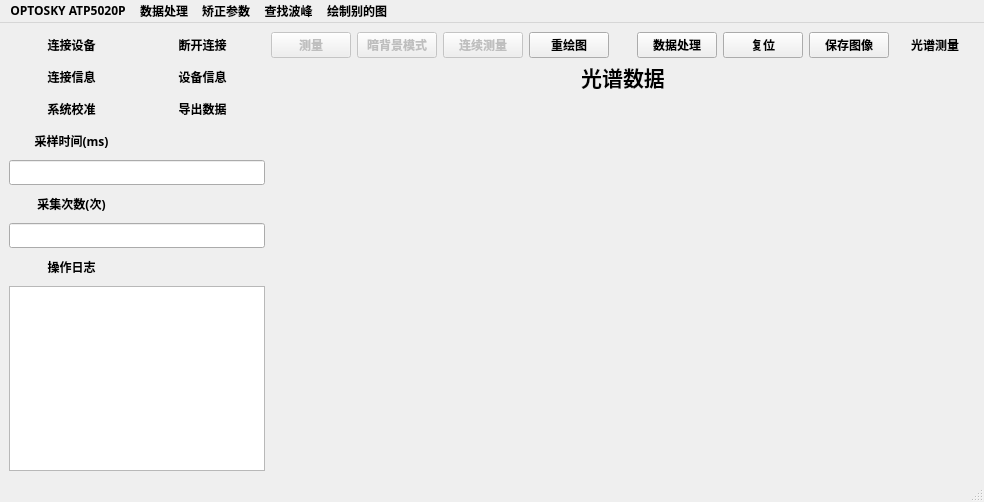
<?xml version="1.0" encoding="UTF-8"?>
<ui version="4.0">
 <class>MainWindow</class>
 <widget class="QMainWindow" name="MainWindow">
  <property name="geometry">
   <rect>
    <x>0</x>
    <y>0</y>
    <width>984</width>
    <height>502</height>
   </rect>
  </property>
  <property name="sizePolicy">
   <sizepolicy hsizetype="Preferred" vsizetype="Preferred">
    <horstretch>0</horstretch>
    <verstretch>0</verstretch>
   </sizepolicy>
  </property>
  <property name="font">
   <font>
    <family>HarmonyOS Sans SC</family>
    <pointsize>9</pointsize>
    <bold>true</bold>
   </font>
  </property>
  <property name="windowTitle">
   <string>光谱仪控制_V1.5</string>
  </property>
  <property name="windowIcon">
   <iconset>
    <normaloff>../../svgsource/bar-chart-grouped-line.svg</normaloff>../../svgsource/bar-chart-grouped-line.svg</iconset>
  </property>
  <property name="autoFillBackground">
   <bool>false</bool>
  </property>
  <widget class="QWidget" name="centralwidget">
   <layout class="QGridLayout" name="gridLayout">
    <item row="3" column="0">
     <widget class="QPushButton" name="buttonSystemCheck">
      <property name="text">
       <string>系统校准</string>
      </property>
      <property name="icon">
       <iconset>
        <normaloff>../../svgsource/settings-6-line.svg</normaloff>../../svgsource/settings-6-line.svg</iconset>
      </property>
      <property name="flat">
       <bool>true</bool>
      </property>
     </widget>
    </item>
    <item row="9" column="0" colspan="2">
     <widget class="QTextBrowser" name="logShow">
      <property name="enabled">
       <bool>true</bool>
      </property>
      <property name="readOnly">
       <bool>true</bool>
      </property>
     </widget>
    </item>
    <item row="5" column="0" colspan="2">
     <widget class="QLineEdit" name="setTime"/>
    </item>
    <item row="0" column="4">
     <widget class="QPushButton" name="buttonAgain">
      <property name="enabled">
       <bool>false</bool>
      </property>
      <property name="text">
       <string>连续测量</string>
      </property>
      <property name="icon">
       <iconset>
        <normaloff>../../svgsource/play-circle-fill.svg</normaloff>../../svgsource/play-circle-fill.svg</iconset>
      </property>
      <property name="default">
       <bool>false</bool>
      </property>
     </widget>
    </item>
    <item row="0" column="2">
     <widget class="QPushButton" name="buttonSpectrum">
      <property name="enabled">
       <bool>false</bool>
      </property>
      <property name="styleSheet">
       <string notr="true"/>
      </property>
      <property name="text">
       <string>测量</string>
      </property>
      <property name="icon">
       <iconset>
        <normaloff>../../svgsource/login-circle-fill.svg</normaloff>../../svgsource/login-circle-fill.svg</iconset>
      </property>
      <property name="autoDefault">
       <bool>false</bool>
      </property>
      <property name="default">
       <bool>false</bool>
      </property>
      <property name="flat">
       <bool>false</bool>
      </property>
     </widget>
    </item>
    <item row="7" column="0" colspan="2">
     <widget class="QLineEdit" name="setAverage"/>
    </item>
    <item row="3" column="1">
     <widget class="QPushButton" name="buttonDataOut">
      <property name="text">
       <string>导出数据</string>
      </property>
      <property name="icon">
       <iconset>
        <normaloff>../../svgsource/file-3-line.svg</normaloff>../../svgsource/file-3-line.svg</iconset>
      </property>
      <property name="flat">
       <bool>true</bool>
      </property>
     </widget>
    </item>
    <item row="3" column="2" rowspan="7" colspan="10">
     <widget class="QCustomPlot" name="chartPlot" native="true">
      <property name="font">
       <font>
        <family>HarmonyOS Sans SC</family>
        <pointsize>9</pointsize>
        <bold>false</bold>
       </font>
      </property>
      <property name="autoFillBackground">
       <bool>true</bool>
      </property>
      <property name="styleSheet">
       <string notr="true"/>
      </property>
     </widget>
    </item>
    <item row="2" column="1">
     <widget class="QPushButton" name="buttonInfo">
      <property name="text">
       <string>设备信息</string>
      </property>
      <property name="icon">
       <iconset>
        <normaloff>../../svgsource/information-line.svg</normaloff>../../svgsource/information-line.svg</iconset>
      </property>
      <property name="flat">
       <bool>true</bool>
      </property>
     </widget>
    </item>
    <item row="0" column="0">
     <widget class="QPushButton" name="buttonLink">
      <property name="font">
       <font>
        <family>微软雅黑</family>
        <pointsize>9</pointsize>
        <bold>true</bold>
       </font>
      </property>
      <property name="styleSheet">
       <string notr="true">background-color: rgb(23, 195, 123);
</string>
      </property>
      <property name="text">
       <string>连接设备</string>
      </property>
      <property name="icon">
       <iconset>
        <normaloff>../../svgsource/play-line.svg</normaloff>../../svgsource/play-line.svg</iconset>
      </property>
      <property name="flat">
       <bool>true</bool>
      </property>
     </widget>
    </item>
    <item row="4" column="0">
     <widget class="QPushButton" name="pushButton_5">
      <property name="text">
       <string>采样时间(ms)</string>
      </property>
      <property name="icon">
       <iconset>
        <normaloff>../../svgsource/timer-line.svg</normaloff>../../svgsource/timer-line.svg</iconset>
      </property>
      <property name="checkable">
       <bool>false</bool>
      </property>
      <property name="autoDefault">
       <bool>true</bool>
      </property>
      <property name="default">
       <bool>true</bool>
      </property>
      <property name="flat">
       <bool>true</bool>
      </property>
     </widget>
    </item>
    <item row="2" column="0">
     <widget class="QPushButton" name="buttonVice">
      <property name="text">
       <string>连接信息</string>
      </property>
      <property name="icon">
       <iconset>
        <normaloff>../../svgsource/link.svg</normaloff>../../svgsource/link.svg</iconset>
      </property>
      <property name="flat">
       <bool>true</bool>
      </property>
     </widget>
    </item>
    <item row="2" column="2" colspan="10">
     <widget class="QLabel" name="labelTitle">
      <property name="minimumSize">
       <size>
        <width>84</width>
        <height>25</height>
       </size>
      </property>
      <property name="font">
       <font>
        <family>HarmonyOS Sans SC</family>
        <pointsize>16</pointsize>
        <bold>true</bold>
       </font>
      </property>
      <property name="text">
       <string>光谱数据</string>
      </property>
      <property name="alignment">
       <set>Qt::AlignCenter</set>
      </property>
     </widget>
    </item>
    <item row="0" column="11">
     <widget class="QPushButton" name="buttonClean">
      <property name="text">
       <string>光谱测量</string>
      </property>
      <property name="icon">
       <iconset>
        <normaloff>../../svgsource/rhythm-line.svg</normaloff>../../svgsource/rhythm-line.svg</iconset>
      </property>
      <property name="checkable">
       <bool>false</bool>
      </property>
      <property name="autoDefault">
       <bool>true</bool>
      </property>
      <property name="default">
       <bool>true</bool>
      </property>
      <property name="flat">
       <bool>true</bool>
      </property>
     </widget>
    </item>
    <item row="0" column="5">
     <widget class="QPushButton" name="buttonDrawGraph">
      <property name="text">
       <string>重绘图</string>
      </property>
      <property name="icon">
       <iconset>
        <normaloff>../../svgsource/line-chart-line.svg</normaloff>../../svgsource/line-chart-line.svg</iconset>
      </property>
      <property name="autoDefault">
       <bool>false</bool>
      </property>
      <property name="default">
       <bool>false</bool>
      </property>
      <property name="flat">
       <bool>false</bool>
      </property>
     </widget>
    </item>
    <item row="0" column="8">
     <widget class="QPushButton" name="buttonDataProcess">
      <property name="text">
       <string>数据处理</string>
      </property>
      <property name="icon">
       <iconset>
        <normaloff>../../svgsource/tools-fill.svg</normaloff>../../svgsource/tools-fill.svg</iconset>
      </property>
     </widget>
    </item>
    <item row="8" column="0">
     <widget class="QPushButton" name="buttonCleanlog">
      <property name="autoFillBackground">
       <bool>false</bool>
      </property>
      <property name="text">
       <string>操作日志</string>
      </property>
      <property name="icon">
       <iconset>
        <normaloff>../../svgsource/folder-info-line.svg</normaloff>../../svgsource/folder-info-line.svg</iconset>
      </property>
      <property name="checkable">
       <bool>false</bool>
      </property>
      <property name="autoDefault">
       <bool>true</bool>
      </property>
      <property name="default">
       <bool>true</bool>
      </property>
      <property name="flat">
       <bool>true</bool>
      </property>
     </widget>
    </item>
    <item row="0" column="3">
     <widget class="QPushButton" name="buttonDarkSp">
      <property name="enabled">
       <bool>false</bool>
      </property>
      <property name="text">
       <string>暗背景模式</string>
      </property>
      <property name="icon">
       <iconset>
        <normaloff>../../svgsource/contrast-2-fill.svg</normaloff>../../svgsource/contrast-2-fill.svg</iconset>
      </property>
      <property name="default">
       <bool>false</bool>
      </property>
      <property name="flat">
       <bool>false</bool>
      </property>
     </widget>
    </item>
    <item row="0" column="10">
     <widget class="QPushButton" name="buttonSaveGraphic">
      <property name="text">
       <string>保存图像</string>
      </property>
      <property name="icon">
       <iconset>
        <normaloff>../../svgsource/image-add-fill.svg</normaloff>../../svgsource/image-add-fill.svg</iconset>
      </property>
     </widget>
    </item>
    <item row="0" column="1">
     <widget class="QPushButton" name="buttonOut">
      <property name="styleSheet">
       <string notr="true">background-color: rgb(255, 99, 102);</string>
      </property>
      <property name="text">
       <string>断开连接</string>
      </property>
      <property name="icon">
       <iconset>
        <normaloff>../../svgsource/stop-line.svg</normaloff>../../svgsource/stop-line.svg</iconset>
      </property>
      <property name="flat">
       <bool>true</bool>
      </property>
     </widget>
    </item>
    <item row="0" column="9">
     <widget class="QPushButton" name="butttonReset">
      <property name="text">
       <string>复位</string>
      </property>
      <property name="icon">
       <iconset>
        <normaloff>../../svgsource/find-replace-line.svg</normaloff>../../svgsource/find-replace-line.svg</iconset>
      </property>
     </widget>
    </item>
    <item row="6" column="0">
     <widget class="QPushButton" name="pushButton_6">
      <property name="text">
       <string>采集次数(次)</string>
      </property>
      <property name="icon">
       <iconset>
        <normaloff>../../svgsource/focus-2-fill.svg</normaloff>../../svgsource/focus-2-fill.svg</iconset>
      </property>
      <property name="checkable">
       <bool>false</bool>
      </property>
      <property name="autoDefault">
       <bool>true</bool>
      </property>
      <property name="default">
       <bool>true</bool>
      </property>
      <property name="flat">
       <bool>true</bool>
      </property>
     </widget>
    </item>
   </layout>
  </widget>
  <widget class="QStatusBar" name="statusbar"/>
  <widget class="QMenuBar" name="menuBar">
   <property name="geometry">
    <rect>
     <x>0</x>
     <y>0</y>
     <width>984</width>
     <height>20</height>
    </rect>
   </property>
   <widget class="QMenu" name="menuOPTOSKY_ATP5020P">
    <property name="title">
     <string>OPTOSKY ATP5020P</string>
    </property>
    <addaction name="actionLink_device"/>
    <addaction name="actionStop_Link"/>
    <addaction name="separator"/>
    <addaction name="actionQuit"/>
   </widget>
   <widget class="QMenu" name="menudata_process">
    <property name="title">
     <string>数据处理</string>
    </property>
    <addaction name="actionOrigin_Data"/>
    <addaction name="separator"/>
    <addaction name="separator"/>
    <addaction name="actionData_Process"/>
   </widget>
   <widget class="QMenu" name="menu">
    <property name="title">
     <string>矫正参数</string>
    </property>
    <addaction name="actioninput_Ca"/>
    <addaction name="actionRemove_Ca"/>
   </widget>
   <widget class="QMenu" name="menu_2">
    <property name="title">
     <string>查找波峰</string>
    </property>
    <addaction name="actionFind_Peaks"/>
    <addaction name="actionSet_Find_Distance"/>
   </widget>
   <widget class="QMenu" name="menu_3">
    <property name="title">
     <string>绘制别的图</string>
    </property>
    <addaction name="actionCounts_t"/>
    <addaction name="actionuW"/>
    <addaction name="actionThird_party_Graphic"/>
   </widget>
   <addaction name="menuOPTOSKY_ATP5020P"/>
   <addaction name="menudata_process"/>
   <addaction name="menu"/>
   <addaction name="menu_2"/>
   <addaction name="menu_3"/>
  </widget>
  <action name="actionLink_device">
   <property name="text">
    <string>Link device</string>
   </property>
  </action>
  <action name="actionStop_Link">
   <property name="text">
    <string>Stop Link</string>
   </property>
  </action>
  <action name="actionOrigin_Data">
   <property name="text">
    <string>Origin Data(Light)</string>
   </property>
  </action>
  <action name="actionQuit">
   <property name="text">
    <string>Quit</string>
   </property>
  </action>
  <action name="actionData_Process">
   <property name="text">
    <string>Data Process</string>
   </property>
  </action>
  <action name="actioninput_Ca">
   <property name="text">
    <string>input Ca</string>
   </property>
  </action>
  <action name="actionRemove_Ca">
   <property name="text">
    <string>Remove Ca</string>
   </property>
  </action>
  <action name="actionFind_Peaks">
   <property name="text">
    <string>Find Peaks</string>
   </property>
  </action>
  <action name="actionSet_Find_Distance">
   <property name="text">
    <string>Set Find Distance</string>
   </property>
  </action>
  <action name="actionCounts_t">
   <property name="text">
    <string>nm - Counts/t</string>
   </property>
  </action>
  <action name="actionuW">
   <property name="text">
    <string>nm - uW</string>
   </property>
  </action>
  <action name="actionThird_party_Graphic">
   <property name="text">
    <string>Third-party Graphic</string>
   </property>
  </action>
 </widget>
 <customwidgets>
  <customwidget>
   <class>QCustomPlot</class>
   <extends>QWidget</extends>
   <header location="global">qcustomplot.h</header>
   <container>1</container>
  </customwidget>
 </customwidgets>
 <resources/>
 <connections/>
</ui>
